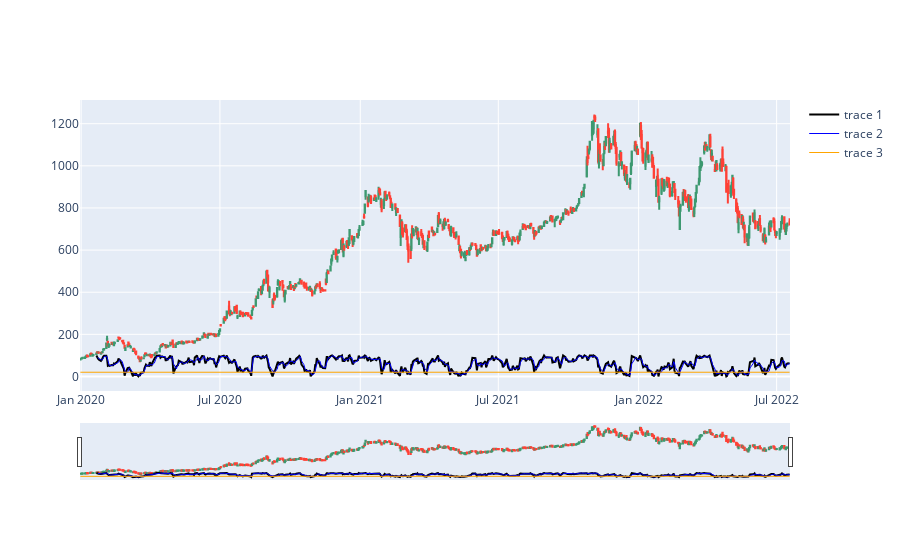

Notebook cell for this chart:
### Code cell
#单独看Stochastic
import yfinance as yf
import pandas as pd
symbol = 'TSLA'
df = yf.download(symbol, start='2020-01-01', proxy="127.0.0.1:33210")
print(df)
from ta.trend import MACD
from ta.momentum import StochasticOscillator
from plotly.subplots import make_subplots
import plotly.graph_objects as go
fig = go.Figure(go.Candlestick(x=df.index,
  open=df['Open'],
  high=df['High'],
  low=df['Low'],
  close=df['Close'],
  showlegend=False))

# stochastic
stoch = StochasticOscillator(high=df['High'],
                             close=df['Close'],
                             low=df['Low'],
                             window=14, 
                             smooth_window=3)

fig.add_trace(go.Scatter(x=df.index,
                         y=stoch.stoch(),
                         line=dict(color='black', width=2)
                        ))
fig.add_trace(go.Scatter(x=df.index,
                         y=stoch.stoch_signal(),
                         line=dict(color='blue', width=1)
                        ))
print(df.index)
import numpy as np
const1 = np.linspace(start=20, stop=20,num=len(df.index))
fig.add_trace(go.Scatter(x=df.index,
                         y=const1,
                         line=dict(color='orange',width=1)
                        ))
# fig.add_trace(go.Scatter(x=df.index,
#                          y=80,
#                          line=dict(color='orange',width=1)
#                         ))

### Figure 1 — Plotly figure (JSON) as saved in the notebook; plotly's stock layout.template omitted (floating-point values rounded to 4 significant figures; data arrays with more than 128 entries replaced by an {"elided": "..."} marker saying what was removed)
{"data": [{"close": {"elided": "641 float values"}, "high": {"elided": "641 float values"}, "low": {"elided": "641 float values"}, "open": {"elided": "641 float values"}, "showlegend": false, "type": "candlestick", "x": {"elided": "641 str values"}}, {"line": {"color": "black", "width": 2}, "type": "scatter", "x": {"elided": "641 str values"}, "y": {"elided": "641 float values"}}, {"line": {"color": "blue", "width": 1}, "type": "scatter", "x": {"elided": "641 str values"}, "y": {"elided": "641 float values"}}, {"line": {"color": "orange", "width": 1}, "type": "scatter", "x": {"elided": "641 str values"}, "y": {"elided": "641 int values"}}], "layout": {}}
